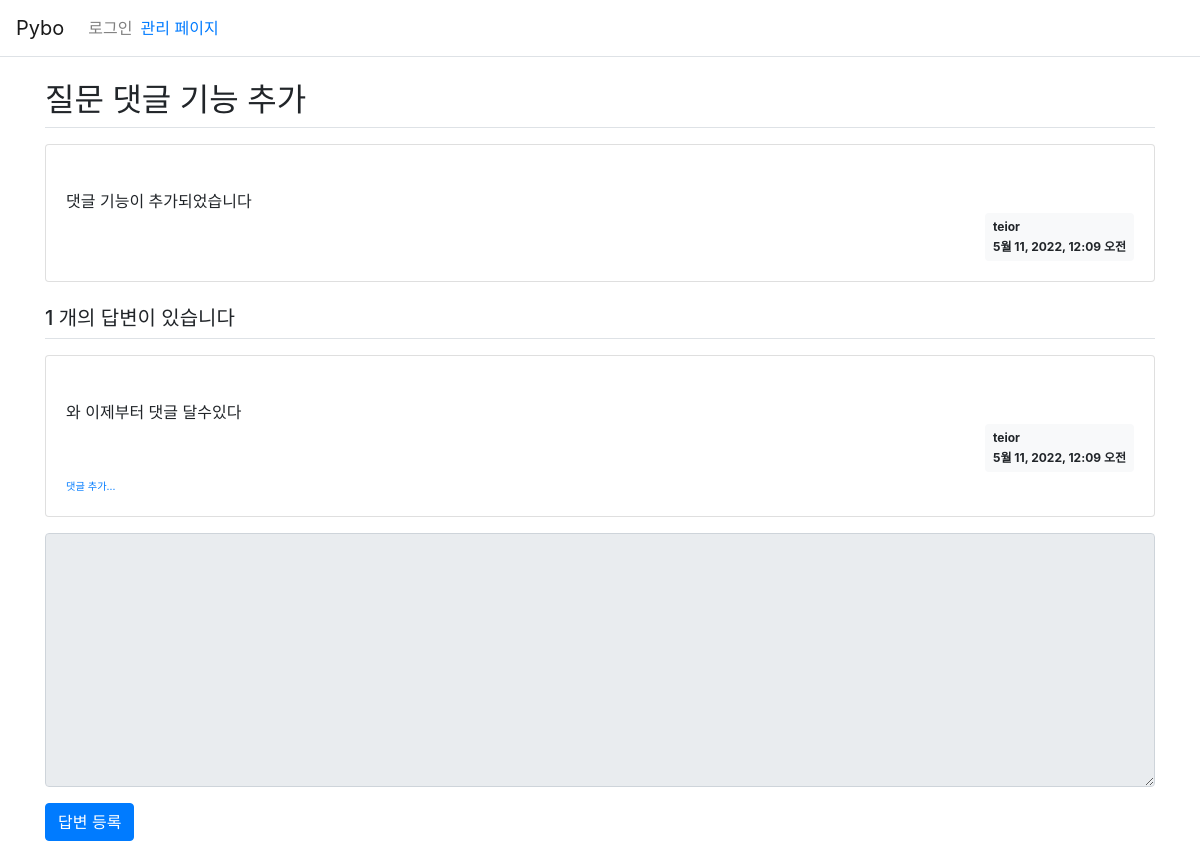
Page /pybo/308/ on the committed database.
### pybo/models.py (models this page shows, shortened)
class Question(models.Model):
    author = models.ForeignKey(User, on_delete=models.CASCADE)   # 계정 삭제시 데이터 전부 삭제
    subject = models.CharField(max_length=200)
    modify_date = models.DateTimeField(null=True, blank=True)     # 수정 일시
    content = models.TextField()
    create_date = models.DateTimeField()

class Answer(models.Model):
    author = models.ForeignKey(User, on_delete=models.CASCADE)
    question = models.ForeignKey(Question, on_delete=models.CASCADE)  # 질문 삭제시 해당 데이터 전부 삭제
    modify_date = models.DateTimeField(null=True, blank=True)          # 수정 일시
    content = models.TextField()
    create_date = models.DateTimeField()

### pybo/views.py (the view)
# urls.py: path('<int:question_id>/', views.detail, name='detail'),
def detail(request, question_id):
    question = get_object_or_404(Question, pk=question_id)
    context = {'question': question}
    return render(request, 'pybo/question_detail.html', context)

### templates/pybo/question_detail.html (shortened to what this page needs)
{% extends 'base.html' %}
{% block content %}
<div class="container my-3">
   <h2 class="border-bottom py-2">{{ question.subject }}</h2>
    <div class="card my-3">
        <div class="card-body">
            <div class="card-text" style="white-space: pre-line">
                {{ question.content }}
            </div>
            <div class="d-flex justify-content-end">
                <div class="badge badge-light p-2 text-left">
                      <div class="mb-2">{{ question.author.username }}</div>
                    <div>{{ question.create_date }}</div>
                </div>
            </div>
        </div>
    </div>
    <h5 class="border-bottom my-3 py-2">
        {{question.answer_set.count}} 개의 답변이 있습니다
    </h5>
    {% for answer in question.answer_set.all %}
    <div class="card my-3">
        <div class="card-body">
            <div class="card-text" style="white-space: pre-line;">
                {{ answer.content }}
            </div>
            <div class="d-flex justify-content-end">
                <div class="badge badge-light p-2 text-left">
                    <div class="mb-2">{{ question.author.username }}</div>
                    <div>{{ answer.create_date }}</div>
                </div>
            </div>
            <div>
                <a href="{% url 'pybo:comment_create_question' question.id %}" class="small"><small>댓글 추가...</small></a>
            </div>
        </div>
    </div>
    {% endfor %}
<form action="{% url 'pybo:answer_create' question.id %}" method="post" class="my-3">
        <div class="form-group">
            <textarea name="content" id="content"
                      {% if not user.is_authenticated %}disabled{% endif %}
                      class="form-control" rows="10"></textarea>
        </div>
        <input type="submit" value="답변 등록" class="btn btn-primary">
</form>
</div>
{% endblock %}

### rows in the picture
Question: subject "질문 댓글 기능 추가", content "댓글 기능이 추가되었습니다", author.username "teior", create_date "5월 11, 2022, 12:09 오전", answer_set.count "1"
Answer: content "와 이제부터 댓글 달수있다", create_date "5월 11, 2022, 12:09 오전"
